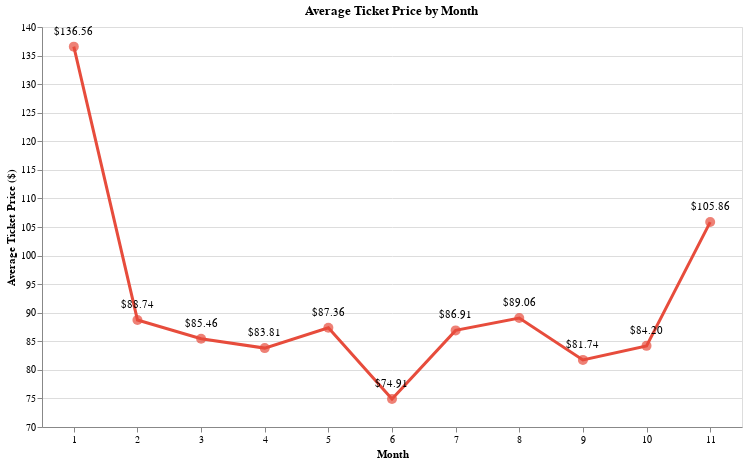

Notebook code cell kept with this figure:
### Code cell
# Step 4: Create visualization of average ticket price by month
alt.data_transformers.disable_max_rows()

# Add month labels
month_names = {1: 'Jan', 2: 'Feb', 3: 'Mar', 4: 'Apr', 5: 'May', 6: 'Jun', 
               7: 'Jul', 8: 'Aug', 9: 'Sep', 10: 'Oct', 11: 'Nov', 12: 'Dec'}
price_analysis["Month_Label"] = price_analysis["Month"].map(month_names)

# Filter out months with no attendees for the visualization
price_analysis_filtered = price_analysis[price_analysis["Estimated_Attendees"] > 0].copy()

# Create line chart with points
line = alt.Chart(price_analysis_filtered).mark_line(
    color='#e74c3c',
    strokeWidth=3
).encode(
    x=alt.X('Month:O', title='Month', axis=alt.Axis(labelAngle=0)),
    y=alt.Y('Average_Ticket_Price:Q', title='Average Ticket Price ($)', scale=alt.Scale(zero=False)),
)

points = alt.Chart(price_analysis_filtered).mark_point(
    size=100,
    filled=True,
    color='#e74c3c'
).encode(
    x=alt.X('Month:O', title='Month'),
    y=alt.Y('Average_Ticket_Price:Q', title='Average Ticket Price ($)'),
    tooltip=[
        alt.Tooltip('Month_Label:N', title='Month'),
        alt.Tooltip('Average_Ticket_Price:Q', title='Avg Price', format='$,.2f'),
        alt.Tooltip('Total_Ticket_Revenue:Q', title='Total Revenue', format='$,.0f'),
        alt.Tooltip('Estimated_Attendees:Q', title='Attendees', format=',')
    ]
)

# Add text labels above points
text = alt.Chart(price_analysis_filtered).mark_text(
    align='center',
    baseline='bottom',
    dy=-10,
    fontSize=11
).encode(
    x=alt.X('Month:O'),
    y=alt.Y('Average_Ticket_Price:Q'),
    text=alt.Text('Average_Ticket_Price:Q', format='$,.2f')
)

chart = (line + points + text).properties(
    title='Average Ticket Price by Month',
    width=700,
    height=400
)

chart

### Figure 1 — Vega-Lite specification as saved in the notebook (floating-point values rounded to 4 significant figures)
{"config": {"view": {"continuousWidth": 300, "continuousHeight": 300}}, "layer": [{"mark": {"type": "line", "color": "#e74c3c", "strokeWidth": 3}, "encoding": {"x": {"axis": {"labelAngle": 0}, "field": "Month", "title": "Month", "type": "ordinal"}, "y": {"field": "Average_Ticket_Price", "scale": {"zero": false}, "title": "Average Ticket Price ($)", "type": "quantitative"}}}, {"mark": {"type": "point", "color": "#e74c3c", "filled": true, "size": 100}, "encoding": {"tooltip": [{"field": "Month_Label", "title": "Month", "type": "nominal"}, {"field": "Average_Ticket_Price", "format": "$,.2f", "title": "Avg Price", "type": "quantitative"}, {"field": "Total_Ticket_Revenue", "format": "$,.0f", "title": "Total Revenue", "type": "quantitative"}, {"field": "Estimated_Attendees", "format": ",", "title": "Attendees", "type": "quantitative"}], "x": {"field": "Month", "title": "Month", "type": "ordinal"}, "y": {"field": "Average_Ticket_Price", "title": "Average Ticket Price ($)", "type": "quantitative"}}}, {"mark": {"type": "text", "align": "center", "baseline": "bottom", "dy": -10, "fontSize": 11}, "encoding": {"text": {"field": "Average_Ticket_Price", "format": "$,.2f", "type": "quantitative"}, "x": {"field": "Month", "type": "ordinal"}, "y": {"field": "Average_Ticket_Price", "type": "quantitative"}}}], "data": {"name": "data-aaf8db4ca66fc8d243b879cc913501ec"}, "height": 400, "title": "Average Ticket Price by Month", "width": 700, "$schema": "https://vega.github.io/schema/vega-lite/v5.20.1.json", "datasets": {"data-aaf8db4ca66fc8d243b879cc913501ec": [{"Month": 1, "Total_Ticket_Revenue": 1215145, "Estimated_Attendees": 8898, "Average_Ticket_Price": 136.6, "Month_Label": "Jan"}, {"Month": 2, "Total_Ticket_Revenue": 4939854, "Estimated_Attendees": 55669, "Average_Ticket_Price": 88.74, "Month_Label": "Feb"}, {"Month": 3, "Total_Ticket_Revenue": 4446603, "Estimated_Attendees": 52032, "Average_Ticket_Price": 85.46, "Month_Label": "Mar"}, {"Month": 4, "Total_Ticket_Revenue": 3740874, "Estimated_Attendees": 44637, "Average_Ticket_Price": 83.81, "Month_Label": "Apr"}, {"Month": 5, "Total_Ticket_Revenue": 3017538, "Estimated_Attendees": 34541, "Average_Ticket_Price": 87.36, "Month_Label": "May"}, {"Month": 6, "Total_Ticket_Revenue": 1813746, "Estimated_Attendees": 24211, "Average_Ticket_Price": 74.91, "Month_Label": "Jun"}, {"Month": 7, "Total_Ticket_Revenue": 2559060, "Estimated_Attendees": 29446, "Average_Ticket_Price": 86.91, "Month_Label": "Jul"}, {"Month": 8, "Total_Ticket_Revenue": 4207794, "Estimated_Attendees": 47246, "Average_Ticket_Price": 89.06, "Month_Label": "Aug"}, {"Month": 9, "Total_Ticket_Revenue": 3279504, "Estimated_Attendees": 40119, "Average_Ticket_Price": 81.74, "Month_Label": "Sep"}, {"Month": 10, "Total_Ticket_Revenue": 4799604, "Estimated_Attendees": 57001, "Average_Ticket_Price": 84.2, "Month_Label": "Oct"}, {"Month": 11, "Total_Ticket_Revenue": 634966, "Estimated_Attendees": 5998, "Average_Ticket_Price": 105.9, "Month_Label": "Nov"}]}}
